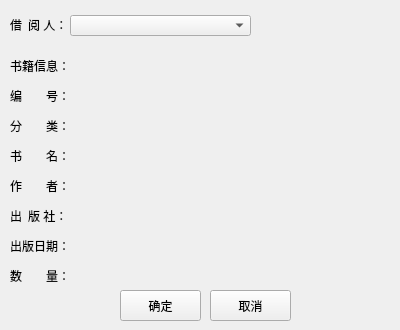
<?xml version="1.0" encoding="UTF-8"?>
<ui version="4.0">
 <class>Form</class>
 <widget class="QWidget" name="Form">
  <property name="geometry">
   <rect>
    <x>0</x>
    <y>0</y>
    <width>400</width>
    <height>330</height>
   </rect>
  </property>
  <property name="minimumSize">
   <size>
    <width>400</width>
    <height>330</height>
   </size>
  </property>
  <property name="maximumSize">
   <size>
    <width>400</width>
    <height>330</height>
   </size>
  </property>
  <property name="font">
   <font>
    <family>微软雅黑</family>
   </font>
  </property>
  <property name="windowTitle">
   <string>演武小学图书馆管理系统</string>
  </property>
  <property name="windowIcon">
   <iconset>
    <normaloff>school_logo.png</normaloff>school_logo.png</iconset>
  </property>
  <widget class="QLabel" name="label">
   <property name="geometry">
    <rect>
     <x>10</x>
     <y>9</y>
     <width>61</width>
     <height>31</height>
    </rect>
   </property>
   <property name="text">
    <string>借  阅 人：</string>
   </property>
  </widget>
  <widget class="QLabel" name="label_2">
   <property name="geometry">
    <rect>
     <x>10</x>
     <y>50</y>
     <width>71</width>
     <height>31</height>
    </rect>
   </property>
   <property name="text">
    <string>书籍信息：</string>
   </property>
  </widget>
  <widget class="QLabel" name="name">
   <property name="geometry">
    <rect>
     <x>10</x>
     <y>140</y>
     <width>381</width>
     <height>31</height>
    </rect>
   </property>
   <property name="text">
    <string>书　　名：</string>
   </property>
  </widget>
  <widget class="QLabel" name="author">
   <property name="geometry">
    <rect>
     <x>10</x>
     <y>170</y>
     <width>381</width>
     <height>31</height>
    </rect>
   </property>
   <property name="text">
    <string>作　　者：</string>
   </property>
  </widget>
  <widget class="QLabel" name="publisher">
   <property name="geometry">
    <rect>
     <x>10</x>
     <y>200</y>
     <width>381</width>
     <height>31</height>
    </rect>
   </property>
   <property name="text">
    <string>出  版 社：</string>
   </property>
  </widget>
  <widget class="QLabel" name="date">
   <property name="geometry">
    <rect>
     <x>10</x>
     <y>230</y>
     <width>381</width>
     <height>31</height>
    </rect>
   </property>
   <property name="text">
    <string>出版日期：</string>
   </property>
  </widget>
  <widget class="QLabel" name="count">
   <property name="geometry">
    <rect>
     <x>10</x>
     <y>260</y>
     <width>381</width>
     <height>31</height>
    </rect>
   </property>
   <property name="text">
    <string>数　　量：</string>
   </property>
  </widget>
  <widget class="QPushButton" name="ok">
   <property name="geometry">
    <rect>
     <x>120</x>
     <y>290</y>
     <width>81</width>
     <height>31</height>
    </rect>
   </property>
   <property name="text">
    <string>确定</string>
   </property>
  </widget>
  <widget class="QPushButton" name="cancel">
   <property name="geometry">
    <rect>
     <x>210</x>
     <y>290</y>
     <width>81</width>
     <height>31</height>
    </rect>
   </property>
   <property name="text">
    <string>取消</string>
   </property>
  </widget>
  <widget class="QLabel" name="number">
   <property name="geometry">
    <rect>
     <x>10</x>
     <y>80</y>
     <width>381</width>
     <height>31</height>
    </rect>
   </property>
   <property name="text">
    <string>编　　号：</string>
   </property>
  </widget>
  <widget class="QLabel" name="classify">
   <property name="geometry">
    <rect>
     <x>10</x>
     <y>110</y>
     <width>381</width>
     <height>31</height>
    </rect>
   </property>
   <property name="text">
    <string>分　　类：</string>
   </property>
  </widget>
  <widget class="QComboBox" name="stu_name">
   <property name="geometry">
    <rect>
     <x>70</x>
     <y>15</y>
     <width>181</width>
     <height>21</height>
    </rect>
   </property>
  </widget>
 </widget>
 <resources/>
 <connections>
  <connection>
   <sender>cancel</sender>
   <signal>clicked()</signal>
   <receiver>Form</receiver>
   <slot>close()</slot>
   <hints>
    <hint type="sourcelabel">
     <x>255</x>
     <y>307</y>
    </hint>
    <hint type="destinationlabel">
     <x>331</x>
     <y>246</y>
    </hint>
   </hints>
  </connection>
 </connections>
</ui>
